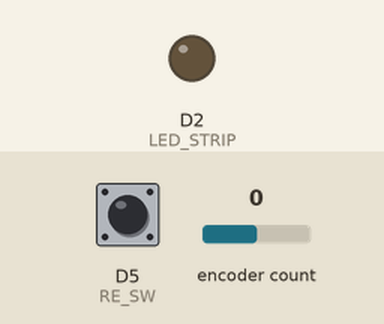
Recording of a sketch running on a simulated ESP8266 (Wemos D1 mini). Shown: output pins drawn as LEDs (lit = HIGH). The test bench sets the inputs (shaded band); at power-on: D5 (RE_SW) HIGH, encoder count 0.

Above: at 1.2 s.
1.3 s: D5 (RE_SW) pulled LOW for 3.2 s
At 5.0 s:
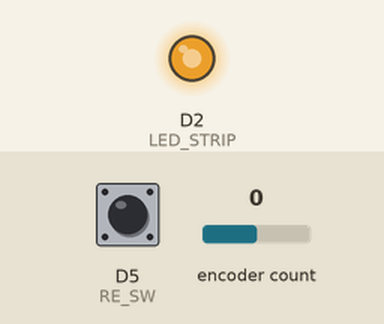
6.0 s: encoder count set to 1
At 7.2 s:
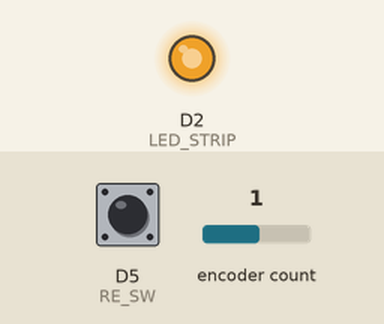
7.5 s: D5 (RE_SW) pulled LOW for 0.15 s
At 8.4 s:
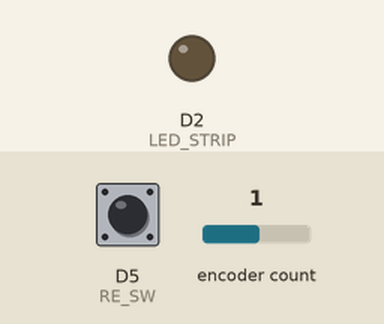
Timing chart, 0 to 10.5 s (numbered marks = the images above; inputs shaded):
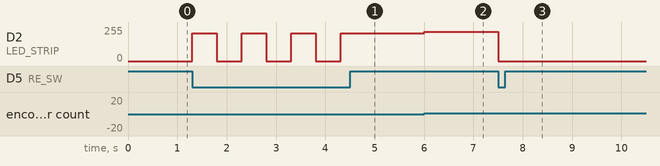

Measured:
- after the input at 1.3 s, D2 (LED_STRIP): alternates 210/255 for 0.50 s and 0/255 for 0.50 s, 7 changes in all, then stays 210/255, starting at once
- after the input at 6.0 s, D2 (LED_STRIP): 210/255 → 220/255 at once
- after the input at 7.5 s, D2 (LED_STRIP): 220/255 → 0/255 at once

The sketch:

LedStrip.ino
```cpp
/*******************************************************************
    A project for controlling a 12V LED strip using an ESP8266

    Features:
    - LED strip can be toggled using the rotary encoder button
    - The LED strip brightness can be adjusted using a rotary encoder

    Main Hardware:
    - Wemos D1 Mini (or any ESP8266)
    - 12V LED strip
    - IRLB8721 Mosfet
    - Rotary Encoder

    Written by Brian Lough
    YoutTube: https://www.youtube.com/channel/UCezJOfu7OtqGzd5xrP3q6WA
 *******************************************************************/


// ----------------------------
// Additional Libraries - each one of these will need to be installed.
// ----------------------------

#include <Encoder.h>
// For interfacing with the rotary encoder
// Available on the library manager (Search for "Encoder")
// https://github.com/PaulStoffregen/Encoder


#define LED_STRIP D2

// Rotary Encoder Pins
#define RE_SW D5
#define RE_DT D6
#define RE_CLK D7


Encoder myEnc(RE_DT, RE_CLK);

int pushButtonCoolDownDue = 0;
int brightness = 200;
boolean isLedsOn = false;

long oldPosition  = -999;

void setup() {

  Serial.begin(115200);

  pinMode(LED_STRIP, OUTPUT);
  pinMode(RE_SW, INPUT_PULLUP);
}

// the loop function runs over and over again forever
void loop() {

  int time = millis();
  if (time > pushButtonCoolDownDue) {
    if (digitalRead(RE_SW) == LOW) {
      if (isLedsOn) {
        isLedsOn = false;
        analogWrite(LED_STRIP, 0);
        digitalWrite(LED_STRIP, LOW);
      } else {
        isLedsOn = true;
        analogWrite(LED_STRIP, brightness);
      }

      pushButtonCoolDownDue = time + 500;
    }
  }

  if (isLedsOn) {
    long newPosition = myEnc.read();
    if (newPosition > oldPosition) {
      brightness += 10;
      if (brightness > 1023)
      {
        brightness = 1020;
      }
    } else if (newPosition < oldPosition) {
      brightness -= 10;
      if (brightness < 0)
      {
        brightness = 0;
      }
    }

    oldPosition = newPosition;
    analogWrite(LED_STRIP, brightness);
  }
}
```
